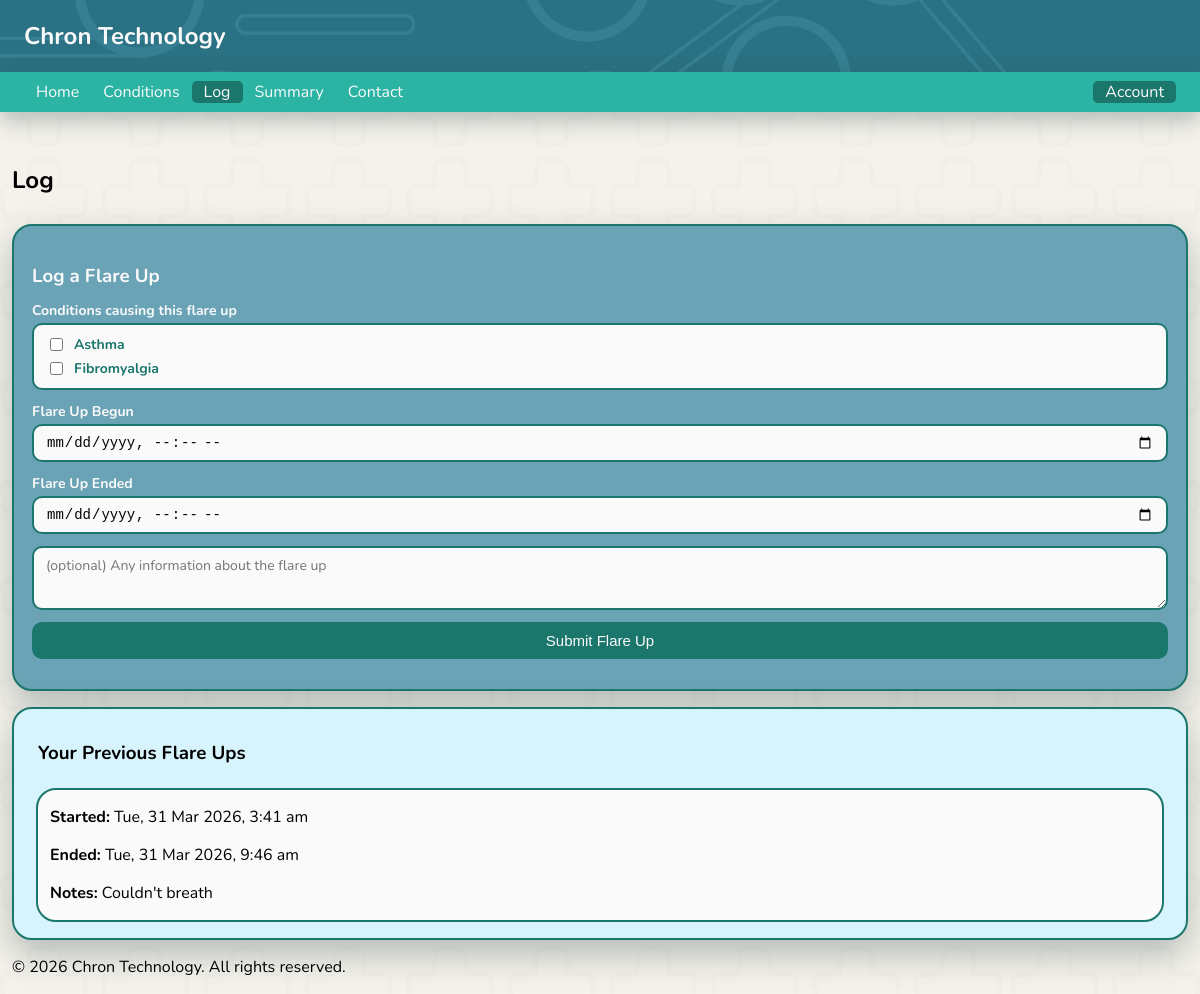
The app's page /log (signed in) with its own data.
### tables this page shows
CREATE TABLE conditions (
        id INTEGER PRIMARY KEY AUTOINCREMENT,
        user_id INTEGER NOT NULL,
        condition_name TEXT NOT NULL,
        triggers TEXT NULL,
        created_at TIMESTAMP DEFAULT CURRENT_TIMESTAMP, important_information TEXT NULL,
        FOREIGN KEY (user_id) REFERENCES users(id)
    );

CREATE TABLE flare_ups (
        id INTEGER PRIMARY KEY AUTOINCREMENT,
        user_id INTEGER NOT NULL,
        begin_time DATETIME NOT NULL,
        end_time DATETIME NOT NULL,
        flareup_comment TEXT NULL,
        created_at TIMESTAMP DEFAULT CURRENT_TIMESTAMP,
        FOREIGN KEY (user_id) REFERENCES users(id)
    );

### app.py (the view)
@app.route('/log')
def log():
    user_logs = []
    user_conditions = []
    if session.get('user_id'):
        conn = get_user_conn()
        cursor = conn.cursor()
        cursor.execute(
            'SELECT id, begin_time, end_time, flareup_comment FROM flare_ups WHERE user_id = ?',
            (session['user_id'],)
        )
        rows = cursor.fetchall()
        flare_up_ids = [row[0] for row in rows]
        conditions_map = {}
        if flare_up_ids:
            placeholders = ','.join('?' * len(flare_up_ids))
            cursor.execute(f'''
                SELECT fuc.flare_up_id, c.condition_name
                FROM flare_up_conditions fuc
                JOIN conditions c ON c.id = fuc.condition_id
                WHERE fuc.flare_up_id IN ({placeholders})
            ''', flare_up_ids)
            for fup_id, cname in cursor.fetchall():
                conditions_map.setdefault(fup_id, []).append(cname)
        user_logs = [(row[0], row[1], row[2], row[3] or '', conditions_map.get(row[0], [])) for row in rows]
        cursor.execute(
            'SELECT id, condition_name FROM conditions WHERE user_id = ?',
            (session['user_id'],)
        )
        user_conditions = cursor.fetchall()
        conn.close()
    return render_template('log.html', user_logs=user_logs, user_conditions=user_conditions)

### app.py (called while the page is built)
def get_user_conn():
    return sqlite3.connect(USER_DB)

### templates/log.html (shortened to what this page needs)
<!DOCTYPE html>
<html lang="en">
<head>
    <link rel="stylesheet" href="/static/style.css">
</head>
<body class="index_page">
    <header>
        <nav>
            <h1 class="websitelogo">Chron Technology</h1>
        </nav>
        <div class="topnav">
            <div class="nav-left">
                <a class="notactive_page" href="/">Home</a>
                {% if session.get('user_id') %}
                <a class="notactive_page" href="conditions">Conditions</a>
                <a class="active_page" href="log">Log</a>
                <a class="notactive_page" href="summary">Summary</a>
                <a class="notactive_page" href="contact">Contact</a>
                {% endif %}
            </div>
            <div class="nav-right">
                {% if session.get('user_id') %}
                <div class="dropdown">
                    <span class="dropdown-toggle">Account</span>
                </div>
                {% else %}
                <a class="notactive_page" href="signup">SignUp</a>
                <a class="notactive_page" href="signin">SignIn</a>
                {% endif %}
            </div>
        </div>
    </header>
    <main>
        <section>
            <h2 class="topPageHeadings">Log</h2>
        </section>
        <div class="add_log_display">
            <h3>Log a Flare Up</h3>
            <form method="post" action="log_flareups">
                <div class="log-form-group">
                    <label>Conditions causing this flare up</label>
                    {% if user_conditions %}
                    <div class="condition-checkboxes">
                        {% for cid, cname in user_conditions %}
                        <label class="condition-checkbox-label">
                            <input type="checkbox" name="condition_ids" value="{{ cid }}">
                            {{ cname }}
                        </label>
                        {% endfor %}
                    </div>
                    {% else %}
                    <p class="no-conditions-note">No conditions added yet. <a href="/conditions">Add conditions</a> first.</p>
                    {% endif %}
                </div>
                <div class="log-form-group">
                    <label for="flare_up_begun">Flare Up Begun</label>
                    <input type="datetime-local" id="flare_up_begun" name="flare_up_begun">
                </div>
                <div class="log-form-group">
                    <label for="flare_up_end">Flare Up Ended</label>
                    <input type="datetime-local" id="flare_up_end" name="flare_up_end">
                </div>
                <div class="log-form-group">
                    <textarea placeholder="(optional) Any information about the flare up" id="flareup_information" name="flareup_information"></textarea>
                </div>
                <div class="log-form-group">
                    <button type="submit">Submit Flare Up</button>
                </div>
            </form>
        </div>
        <div class="all_log_display">
            <h3 class="flareup_heading">Your Previous Flare Ups</h3>
            {% if user_logs %}
            <div class="user-logs">
                {% for id, begin_time, end_time, comment, conditions in user_logs %}
                <div class="individual_flareup">
                    <p class="flareup_text"><strong>Started:</strong> <span class="datetime" data-time="{{ begin_time }}">{{ begin_time }}</span></p>
                    <p class="flareup_text"><strong>Ended:</strong> <span class="datetime" data-time="{{ end_time }}">{{ end_time }}</span></p>
                    {% if comment %}
                    <p class="flareup_text"><strong>Notes:</strong> {{ comment }}</p>
                    {% endif %}
                </div>
                {% endfor %}
            </div>
            {% else %}
            <p class="no-data" style="padding-left: 1vw;">You have not added any flare ups yet.</p>
            {% endif %}
        </div>
    </main>
    <footer>
        <p>&copy; 2026 Chron Technology. All rights reserved.</p>
    </footer>
</body>
</html>

### static/style.css (style rules this page uses)
body { font-family: 'Nunito', sans-serif; }
header { position: fixed; top: 0; left: 0; width: 100%; z-index: 1000; background-color: #2a7183; background-image: url('/static/images/header_image.png'); background-repeat: no-repeat; background-size: cover; background-position: center; }
.websitelogo { padding-left: 2vw; }
.topPageHeadings { display: block; padding-bottom: 1vh; }
.index_page { background-color: #f5f2ec; background-image: url('/static/images/chron_tech_background.png'); background-repeat: no-repeat; background-size: cover; background-position: center; background-attachment: fixed; min-height: 100vh; display: flex; flex-direction: column; margin: 0; padding-left: 1vw; padding-right: 1vw; }
main { flex: 1; margin-top: 18vh; }
.websitelogo { color: #fafafa; }
.topnav { background-color:#2BB3A3; height: 5vh; display: flex; align-items: center; justify-content: space-between; box-shadow: 0 8px 25px rgba(26, 58, 53, 0.3); }
.nav-left, .nav-right { display: flex; align-items: center; }
.nav-left { padding-left: 2vw; }
.nav-right { padding-right: 2vw; }
.active_page { color: #fafafa; text-decoration: none; padding-left: 1vw; padding-right: 1vw; background-color: #1b766c; border-radius: 5px; }
.notactive_page { color: #fafafa; text-decoration: none; padding-left: 1vw; padding-right: 1vw; }
.dropdown { position: relative; }
.dropdown-toggle { color: #fafafa; cursor: pointer; padding: 0 1vw; border-radius: 5px; background-color: #1b766c; }
.condition-checkboxes { display: flex; flex-direction: column; gap: 0.6vh; background-color: #fafafa; border: 2px solid #1b766c; border-radius: 10px; padding: 10px 12px; max-height: 20vh; overflow-y: auto; }
.condition-checkbox-label { display: flex; align-items: center; gap: 8px; font-size: 14px; color: #1b766c; cursor: pointer; }
.all_log_display { border: 2px solid #1b766c; border-radius: 20px; background-color: rgb(215, 243, 252); padding: 1vw; margin-top: 2vh; box-shadow: 0 14px 35px rgba(26, 58, 53, 0.3); }
.add_log_display { border: 2px solid #1b766c; border-radius: 20px; background-color: rgb(107, 163, 182); padding: 1.5vw; color: #fafafa; margin-top: 2vh; box-shadow: 0 14px 35px rgba(26, 58, 53, 0.3); }
.add_log_display h3 { margin-bottom: 1.5vh; }
.log-form-group { display: flex; flex-direction: column; gap: 0.4vh; margin-bottom: 1.5vh; }
.log-form-group label { font-weight: bold; font-size: 14px; }
.add_log_display input[type="datetime-local"], .add_log_display textarea { padding: 8px 12px; border: 2px solid #1b766c; border-radius: 10px; font-size: 14px; width: 100%; box-sizing: border-box; background-color: #fafafa; }
.add_log_display textarea { min-height: 8vh; resize: vertical; font-family: inherit; }
.add_log_display button[type="submit"] { background-color: #1b766c; color: #fafafa; border: none; padding: 10px 24px; border-radius: 10px; font-size: 15px; cursor: pointer; transition: background-color 0.2s ease; }
.flareup_heading { padding-left: 1vw; align-self: flex-start; }
.user-logs { display: flex; flex-direction: column; align-items: center; }
.individual_flareup { border: 2px solid #1b766c; border-radius: 20px; background-color: #fafafa; width: calc(100% - 2vw); margin: 0.5vh 0; }
.flareup_text { padding-left: 1vw; padding-right: 1vw; }
section h2 { display: inline; }

### records on screen
conditions: condition_name "Asthma"
conditions: condition_name "Fibromyalgia"
flare_ups: flareup_comment "Couldn't breath"
